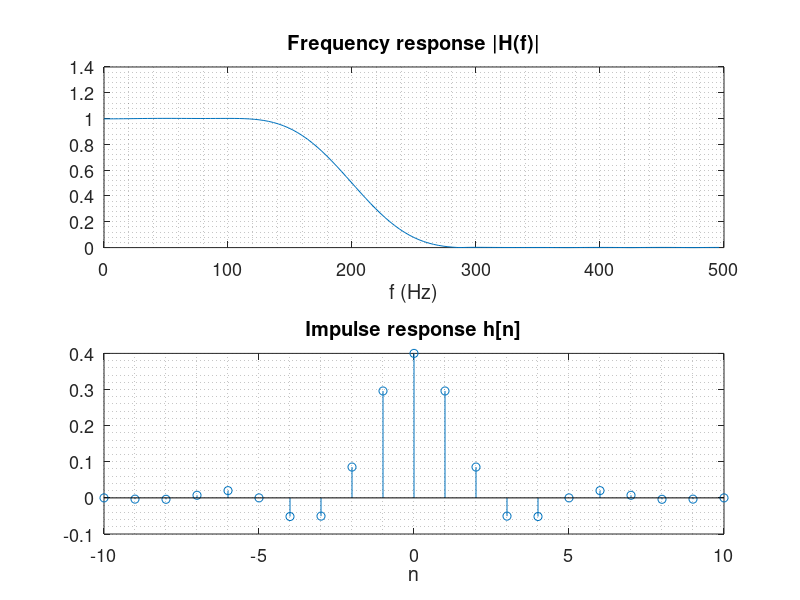

MATLAB code for this plot:
% file: e9_3_LV9_1_LP.m  % brickwall discrete lowpass filter, Hamming windowed
clear; close all; set(0,'defaultAxesFontSize',13);
L = 10;      % impulse response is of length 2*L+1, noncausal
fc = 200;    % corner (cutoff) frequency (actually is where |H(f)|=0.5, not 0.707)
S = 1000;    % sampling rate
Lw = 256;    % window length for FFT
n = [-L:L];
h = sin(2*pi*fc/S*n)./(n*pi);   % set impulse response to sinc
h(L+1) = 2*fc/S;                % force middle n=0 value of sinc (instead of 0/0)
h = h.*(0.54+0.46*cos(pi*n/L)); % multiply impulse response by Hamming window
f = S*[0:Lw/2-1]/Lw;            % frequencies for plot
FH = fft(h, Lw);                % get spectrum via FFT
FH = abs(FH(1:Lw/2));           % one-sided spectrum

subplot(2,1,1), plot(f,FH),grid minor,title('Frequency response |H(f)|'),xlabel('f (Hz)')
subplot(2,1,2), stem(n,h),grid minor,title('Impulse response h[n]'),xlabel('n')
